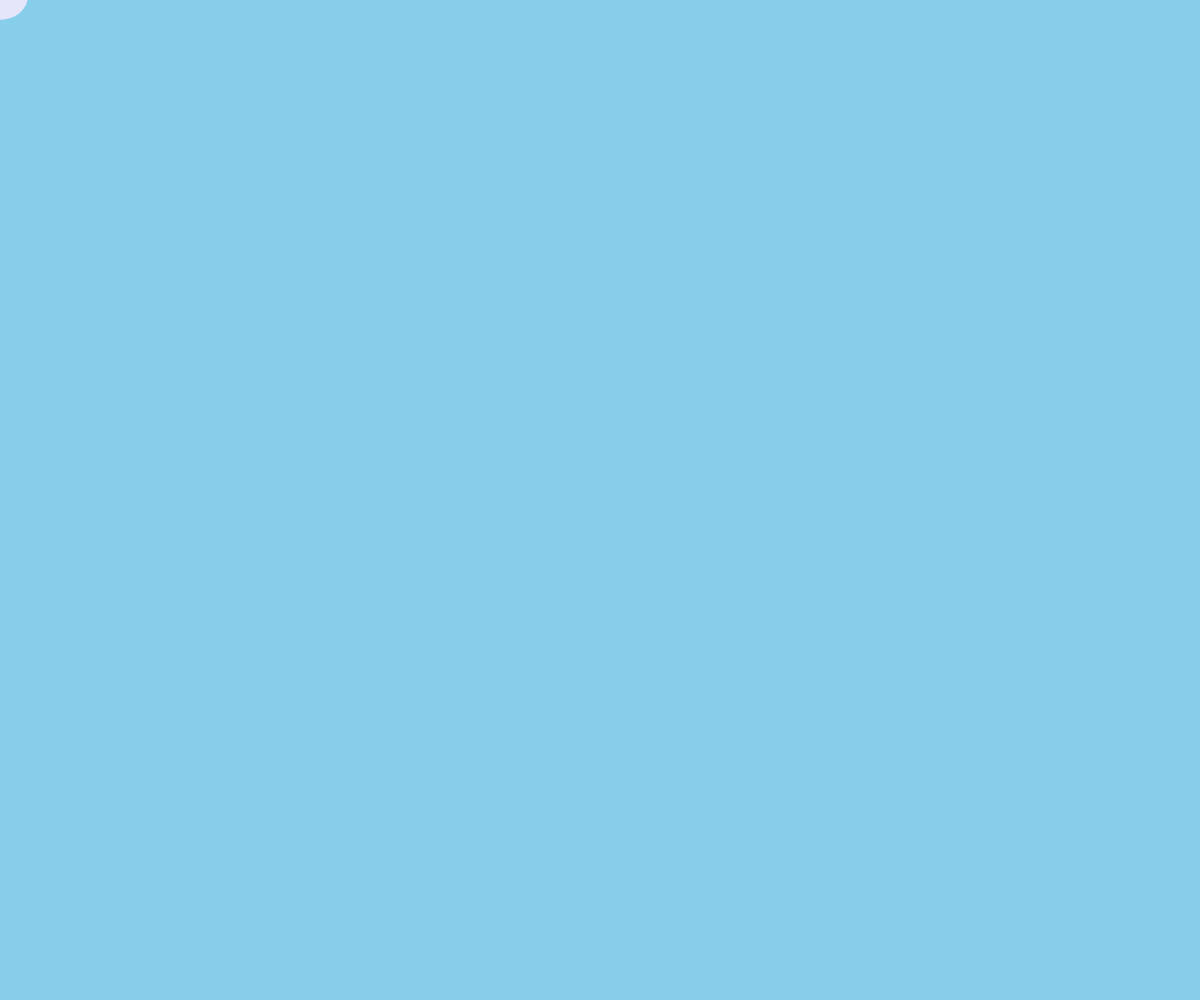
Frame 1 (no input)
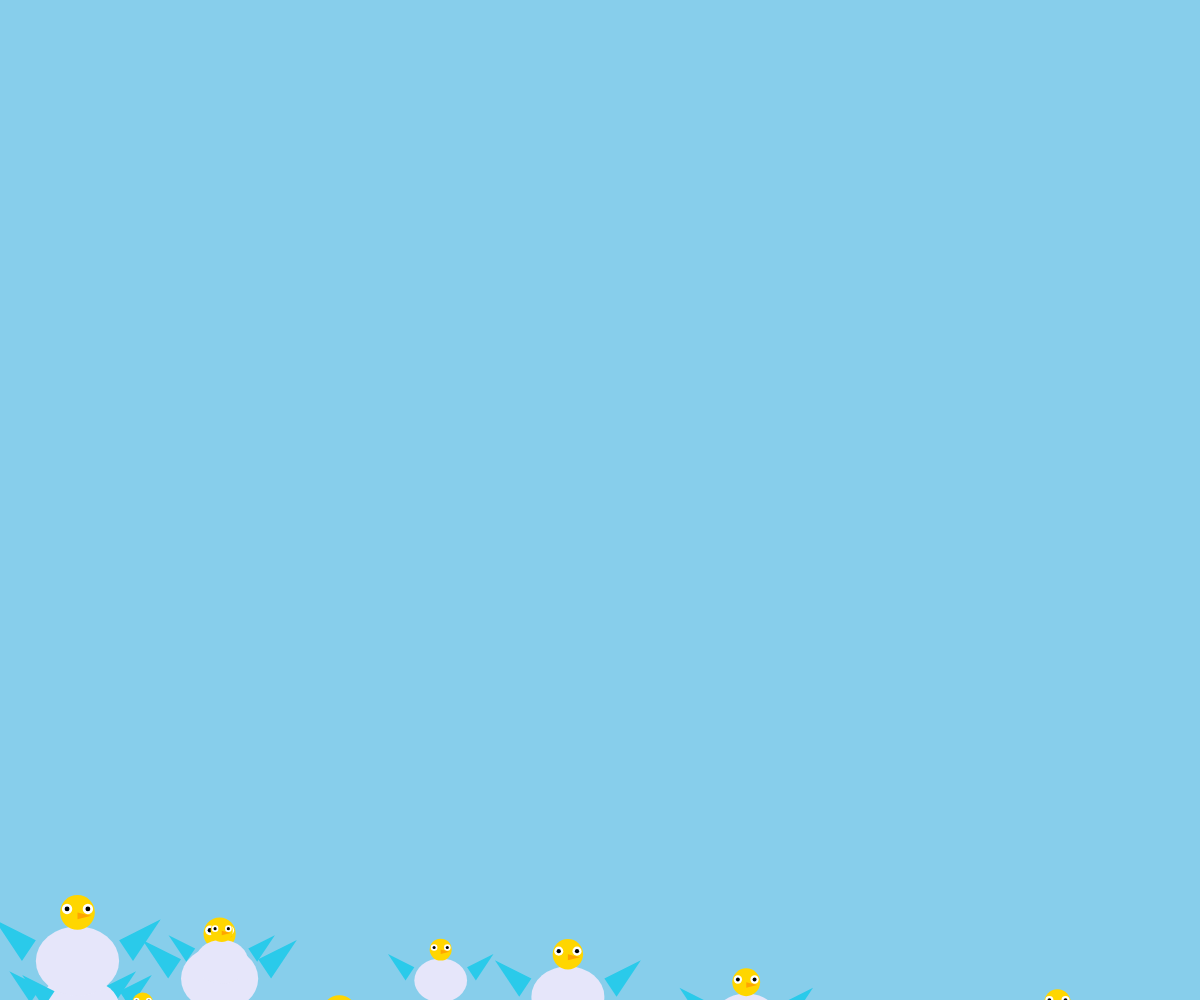
Frame 60 (no input)
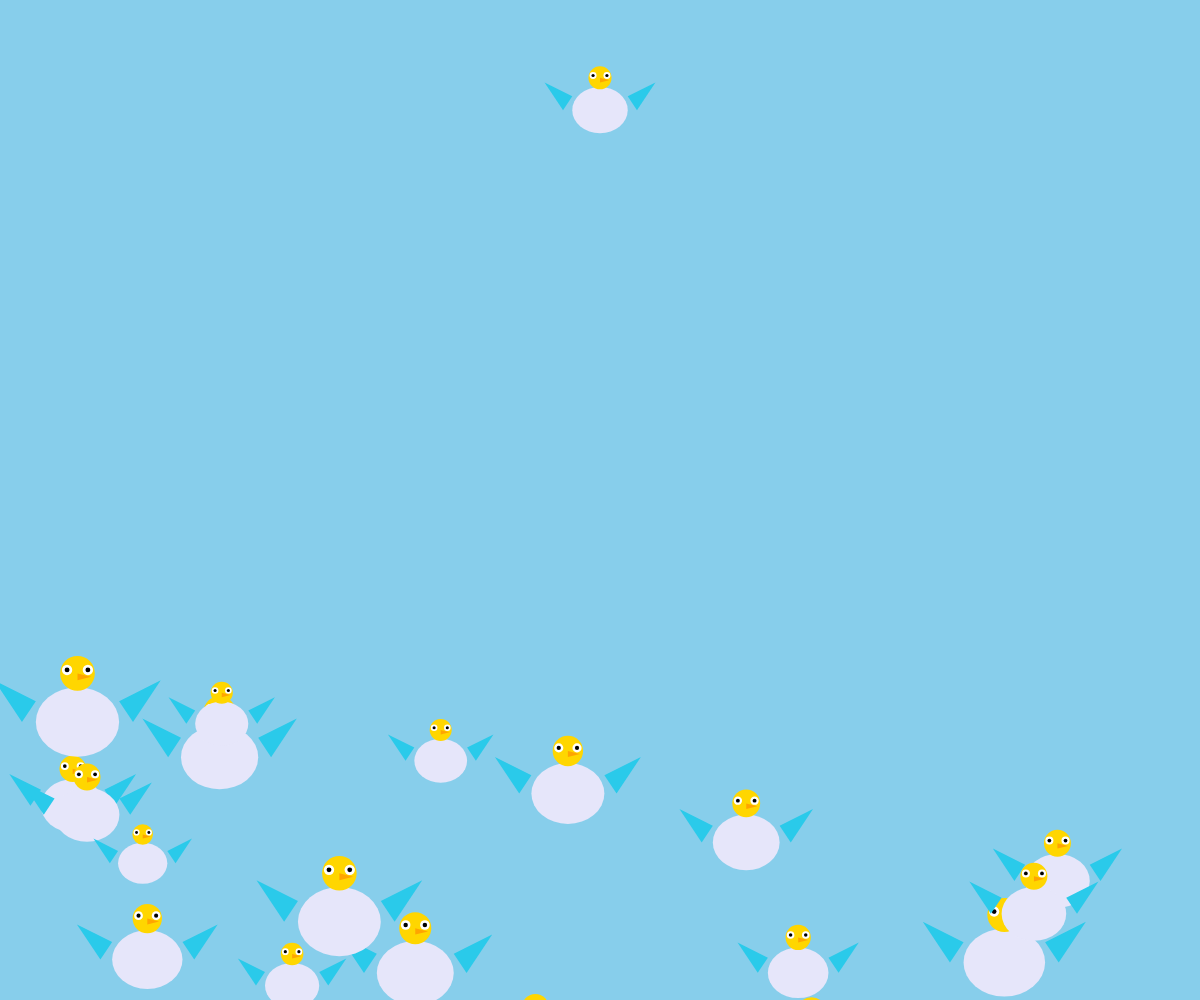
Frame 120 (the mouse pressed at the canvas centre since frame 60)

The p5.js sketch that drew these frames (run headless with seeded random() and noise() and a simulated clock; from frame 60 on, the mouse is pressed at the canvas centre):

// p5.js sketch
// ── sketch.js
var pigeons = [];
var totalPigeons = 20;
var backgroundColor = '#87CEEB'; // Gökyüzü rengi (Açık mavi)
var pigeonSpeedIncrement = 1; // Hız arttırma/değiştirme miktarı

function setup() {
    createCanvas(window.innerWidth, window.innerHeight);
    background(backgroundColor);

    for (var i = 0; i < totalPigeons; i++) {
        pigeons.push({
            x: random(0, width),
            y: height + 200,
            size: random(40, 70),
            speed: random(1, 4),
            offset: 0,
            textOpacity: 1,
            flewAway: false,
            color: color('#e6e6fa') // Başlangıçta açık beyaz
        });
    }
}

function draw() {
    background(backgroundColor);
    drawPigeons();
}

function drawPigeons() {
    pigeons.forEach(function (pigeon) {
        if (pigeon.offset > height + 400) {
            pigeon.offset = 0;
            pigeon.flewAway = false; // Geri dönen güvercinler için
        }

        pigeon.offset = pigeon.offset + pigeon.speed;

        if (pigeon.flewAway) {
            fill('rgba(0, 0, 0, ' + pigeon.textOpacity + ')');
            textSize(18);
            textAlign(CENTER);
            text('Güvercin uçtu....Mert....!', pigeon.x, pigeon.y - pigeon.offset);

            if (pigeon.textOpacity > 0.01) {
                pigeon.textOpacity -= 0.01;
            } else {
                pigeon.textOpacity = 0;
            }
        } else {
            // Güvercin çizimi
            noStroke();

            // Gövde
            fill(pigeon.color); // Güvercin rengi
            ellipse(pigeon.x, pigeon.y - pigeon.offset, pigeon.size * 1.2, pigeon.size);

            // Kanatlar
            fill('#2ACAEA'); // Kanatlar Turkuaz
            triangle(
                pigeon.x - pigeon.size * 0.8,
                pigeon.y - pigeon.offset,
                pigeon.x - pigeon.size * 1.2,
                pigeon.y - pigeon.offset - pigeon.size * 0.6,
                pigeon.x - pigeon.size * 0.6,
                pigeon.y - pigeon.offset - pigeon.size * 0.3
            ); // Sol kanat
            triangle(
                pigeon.x + pigeon.size * 0.8,
                pigeon.y - pigeon.offset,
                pigeon.x + pigeon.size * 1.2,
                pigeon.y - pigeon.offset - pigeon.size * 0.6,
                pigeon.x + pigeon.size * 0.6,
                pigeon.y - pigeon.offset - pigeon.size * 0.3
            ); // Sağ kanat

            // Baş
            fill('#ffd600'); // Baş Rengi Turuncu
            ellipse(
                pigeon.x,
                pigeon.y - pigeon.offset - pigeon.size * 0.7,
                pigeon.size * 0.5,
                pigeon.size * 0.5
            );

            // Gözler
            fill('white');
            // Sağ göz
            ellipse(
                pigeon.x + pigeon.size * 0.15,
                pigeon.y - pigeon.offset - pigeon.size * 0.75,
                pigeon.size * 0.15,
                pigeon.size * 0.15
            );
            // Sol göz
            ellipse(
                pigeon.x - pigeon.size * 0.15,
                pigeon.y - pigeon.offset - pigeon.size * 0.75,
                pigeon.size * 0.15,
                pigeon.size * 0.15
            );

            fill('black');
            // Sağ göz bebeği
            ellipse(
                pigeon.x + pigeon.size * 0.15,
                pigeon.y - pigeon.offset - pigeon.size * 0.75,
                pigeon.size * 0.07,
                pigeon.size * 0.07
            );
            // Sol göz bebeği
            ellipse(
                pigeon.x - pigeon.size * 0.15,
                pigeon.y - pigeon.offset - pigeon.size * 0.75,
                pigeon.size * 0.07,
                pigeon.size * 0.07
            );

            // Gagası
            fill('orange');
            triangle(
                pigeon.x,
                pigeon.y - pigeon.offset - pigeon.size * 0.7,
                pigeon.x + pigeon.size * 0.2,
                pigeon.y - pigeon.offset - pigeon.size * 0.65,
                pigeon.x,
                pigeon.y - pigeon.offset - pigeon.size * 0.6
            );
        }
    });
}

function wasClickInsidePigeon(pigeon) {
    var pigeonRadius = pigeon.size / 2;

    if (
        (mouseX > pigeon.x - pigeonRadius) &&
        (mouseX < pigeon.x + pigeonRadius) &&
        (mouseY > pigeon.y - pigeon.offset - pigeonRadius) &&
        (mouseY < pigeon.y - pigeon.offset + pigeonRadius)
    ) {
        return true;
    } else {
        return false;
    }
}

function mouseMoved() {
    // İlk güvercin fare imlecini takip etsin
    if (pigeons.length > 0) {
        pigeons[0].x = mouseX;
        pigeons[0].y = mouseY;
    }
}

function mouseClicked() {
    // Arka plan rengini rastgele değiştir
    backgroundColor = color(random(255), random(255), random(255));

    pigeons.forEach(function (pigeon) {
        if (wasClickInsidePigeon(pigeon)) {
            pigeon.flewAway = true;
            pigeon.color = color(random(255), random(255), random(255)); // Güvercin rengini değiştir
        }
    });
}

function keyPressed() {
    if (keyCode === UP_ARROW) {
        // Hızı artır
        pigeons.forEach(function (pigeon) {
            pigeon.speed += pigeonSpeedIncrement;
        });
    } else if (keyCode === DOWN_ARROW) {
        // Hızı azalt
        pigeons.forEach(function (pigeon) {
            pigeon.speed -= pigeonSpeedIncrement;
            if (pigeon.speed < 1) {
                pigeon.speed = 1; // Hızın minimum 1 olmasını sağla
            }
        });
    }

    if (key === 'N' || key === 'n') {
        // Yeni bir güvercin ekle
        pigeons.push({
            x: random(0, width),
            y: height + 200,
            size: random(40, 70),
            speed: random(1, 4),
            offset: 0,
            textOpacity: 1,
            flewAway: false,
            color: color('#e6e6fa') // Başlangıçta açık beyaz
        });
    }

    if (key === 'R' || key === 'r') {
        // Tüm güvercinlerin rengini değiştir
        pigeons.forEach(function (pigeon) {
            pigeon.color = color(random(255), random(255), random(255)); // Güvercin rengini değiştir
        });
    }

    if (keyCode === 32) { // SPACE tuşu
        pigeons.forEach(function (pigeon) {
            pigeon.flewAway = true;
        });
    }
}
